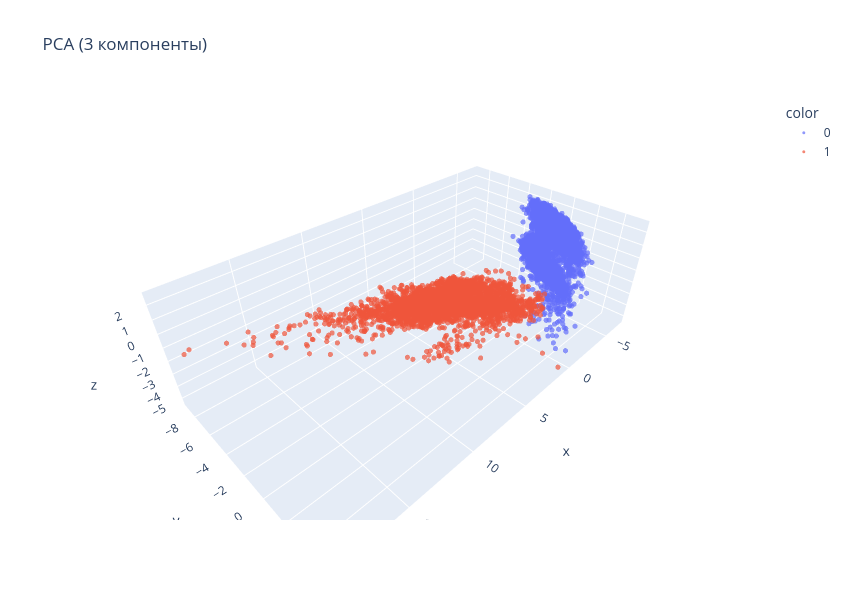
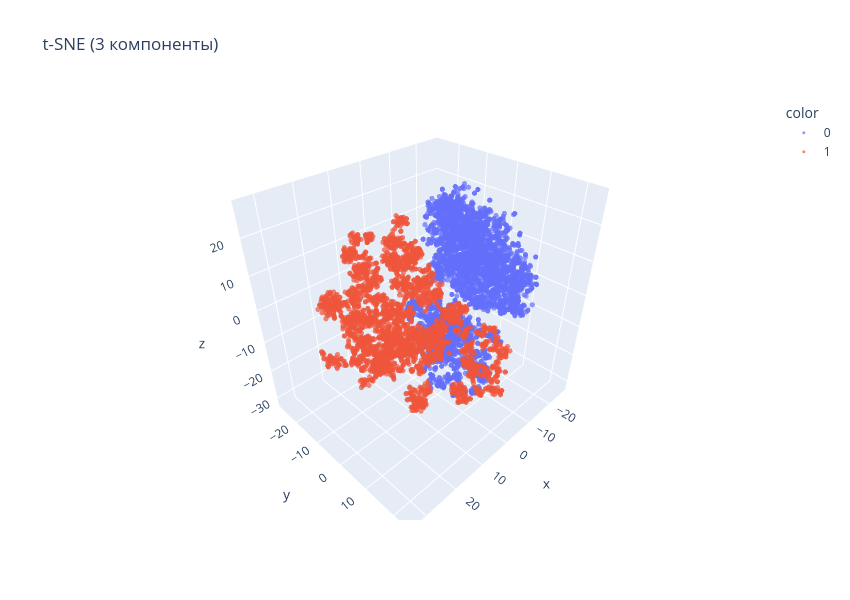
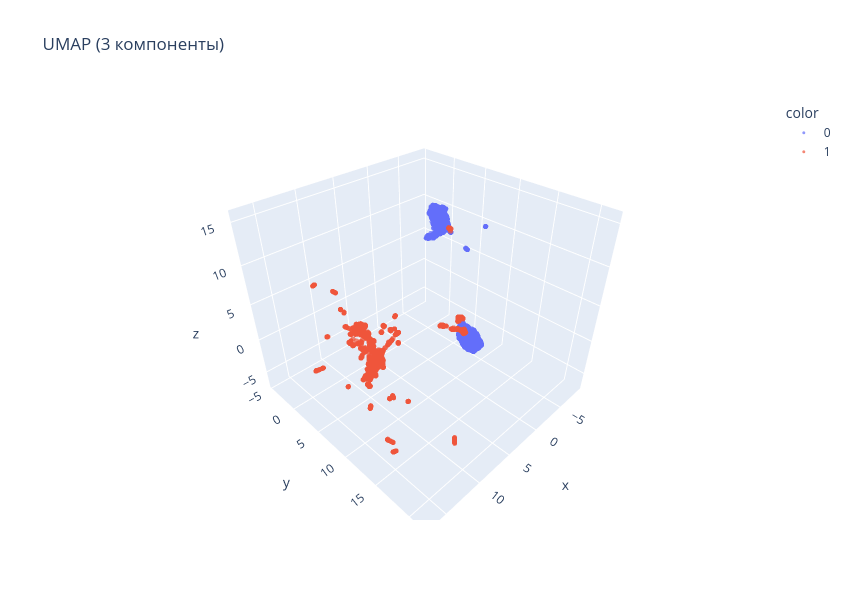

Write notebook code for charts like these, in order.
### Code cell
import pandas as pd
import numpy as np


# --- опционально: цвет по кластерам (KMeans) ---
from sklearn.cluster import KMeans
USE_CLUSTER_COLOR = True
labels = None
if USE_CLUSTER_COLOR:
    km = KMeans(n_clusters=2, random_state=42)
    labels = km.fit_predict(df).astype(str)  # строки, чтобы легенда была аккуратной

# --- PCA (3D) ---
from sklearn.decomposition import PCA
pca3 = PCA(n_components=3, random_state=42)
X_pca3 = pca3.fit_transform(df)

# --- t-SNE (3D) ---
from sklearn.manifold import TSNE
# t-SNE может быть медленным на десятках тысяч строк → при необходимости можно сделать сэмпл
# df_tsne = df.sample(10000, random_state=42)  # раскомментируй при большом датасете
# labels_tsne = labels[df_tsne.index] if labels is not None else None
# X_tsne3 = TSNE(n_components=3, perplexity=30, learning_rate=200, init="pca", random_state=42).fit_transform(df_tsne)
X_tsne3 = TSNE(n_components=3, perplexity=30, learning_rate=200, init="pca", random_state=42).fit_transform(df)

# --- UMAP (3D) ---
import umap
umap3 = umap.UMAP(n_components=3, n_neighbors=15, min_dist=0.1, random_state=42)
X_umap3 = umap3.fit_transform(df)

# --- интерактивные 3D графики Plotly ---
import plotly.express as px

def plot3d(X, title, color=None):
    fig = px.scatter_3d(
        x=X[:,0], y=X[:,1], z=X[:,2],
        color=color, opacity=0.7, title=title,
        width=850, height=600
    )
    fig.update_traces(marker=dict(size=3))
    fig.show()

plot3d(X_pca3,  "PCA (3 компоненты)",  color=labels if USE_CLUSTER_COLOR else None)
plot3d(X_tsne3, "t-SNE (3 компоненты)", color=labels if USE_CLUSTER_COLOR else None)
plot3d(X_umap3, "UMAP (3 компоненты)",  color=labels if USE_CLUSTER_COLOR else None)

### Figure 1 — Plotly figure (JSON) as saved in the notebook; plotly's stock layout.template omitted (floating-point values rounded to 4 significant figures; data arrays with more than 128 entries replaced by an {"elided": "..."} marker saying what was removed)
{"data": [{"hovertemplate": "color=0<br>x=%{x}<br>y=%{y}<br>z=%{z}<extra></extra>", "legendgroup": "0", "marker": {"color": "#636efa", "opacity": 0.7, "size": 3, "symbol": "circle"}, "mode": "markers", "name": "0", "scene": "scene", "showlegend": true, "type": "scatter3d", "x": {"elided": "4055 float values"}, "y": {"elided": "4055 float values"}, "z": {"elided": "4055 float values"}}, {"hovertemplate": "color=1<br>x=%{x}<br>y=%{y}<br>z=%{z}<extra></extra>", "legendgroup": "1", "marker": {"color": "#EF553B", "opacity": 0.7, "size": 3, "symbol": "circle"}, "mode": "markers", "name": "1", "scene": "scene", "showlegend": true, "type": "scatter3d", "x": {"elided": "3297 float values"}, "y": {"elided": "3297 float values"}, "z": {"elided": "3297 float values"}}], "layout": {"height": 600, "legend": {"title": {"text": "color"}, "tracegroupgap": 0}, "scene": {"domain": {"x": [0, 1], "y": [0, 1]}, "xaxis": {"title": {"text": "x"}}, "yaxis": {"title": {"text": "y"}}, "zaxis": {"title": {"text": "z"}}}, "title": {"text": "PCA (3 компоненты)"}, "width": 850}}

### Figure 2 — Plotly figure (JSON) as saved in the notebook; plotly's stock layout.template omitted (floating-point values rounded to 4 significant figures; data arrays with more than 128 entries replaced by an {"elided": "..."} marker saying what was removed)
{"data": [{"hovertemplate": "color=0<br>x=%{x}<br>y=%{y}<br>z=%{z}<extra></extra>", "legendgroup": "0", "marker": {"color": "#636efa", "opacity": 0.7, "size": 3, "symbol": "circle"}, "mode": "markers", "name": "0", "scene": "scene", "showlegend": true, "type": "scatter3d", "x": {"elided": "4055 float values"}, "y": {"elided": "4055 float values"}, "z": {"elided": "4055 float values"}}, {"hovertemplate": "color=1<br>x=%{x}<br>y=%{y}<br>z=%{z}<extra></extra>", "legendgroup": "1", "marker": {"color": "#EF553B", "opacity": 0.7, "size": 3, "symbol": "circle"}, "mode": "markers", "name": "1", "scene": "scene", "showlegend": true, "type": "scatter3d", "x": {"elided": "3297 float values"}, "y": {"elided": "3297 float values"}, "z": {"elided": "3297 float values"}}], "layout": {"height": 600, "legend": {"title": {"text": "color"}, "tracegroupgap": 0}, "scene": {"domain": {"x": [0, 1], "y": [0, 1]}, "xaxis": {"title": {"text": "x"}}, "yaxis": {"title": {"text": "y"}}, "zaxis": {"title": {"text": "z"}}}, "title": {"text": "t-SNE (3 компоненты)"}, "width": 850}}

### Figure 3 — Plotly figure (JSON) as saved in the notebook; plotly's stock layout.template omitted (floating-point values rounded to 4 significant figures; data arrays with more than 128 entries replaced by an {"elided": "..."} marker saying what was removed)
{"data": [{"hovertemplate": "color=0<br>x=%{x}<br>y=%{y}<br>z=%{z}<extra></extra>", "legendgroup": "0", "marker": {"color": "#636efa", "opacity": 0.7, "size": 3, "symbol": "circle"}, "mode": "markers", "name": "0", "scene": "scene", "showlegend": true, "type": "scatter3d", "x": {"elided": "4055 float values"}, "y": {"elided": "4055 float values"}, "z": {"elided": "4055 float values"}}, {"hovertemplate": "color=1<br>x=%{x}<br>y=%{y}<br>z=%{z}<extra></extra>", "legendgroup": "1", "marker": {"color": "#EF553B", "opacity": 0.7, "size": 3, "symbol": "circle"}, "mode": "markers", "name": "1", "scene": "scene", "showlegend": true, "type": "scatter3d", "x": {"elided": "3297 float values"}, "y": {"elided": "3297 float values"}, "z": {"elided": "3297 float values"}}], "layout": {"height": 600, "legend": {"title": {"text": "color"}, "tracegroupgap": 0}, "scene": {"domain": {"x": [0, 1], "y": [0, 1]}, "xaxis": {"title": {"text": "x"}}, "yaxis": {"title": {"text": "y"}}, "zaxis": {"title": {"text": "z"}}}, "title": {"text": "UMAP (3 компоненты)"}, "width": 850}}
